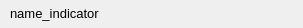
<?xml version="1.0" encoding="UTF-8"?>
<ui version="4.0">
 <class>Form</class>
 <widget class="QWidget" name="Form">
  <property name="geometry">
   <rect>
    <x>0</x>
    <y>0</y>
    <width>303</width>
    <height>28</height>
   </rect>
  </property>
  <property name="minimumSize">
   <size>
    <width>0</width>
    <height>28</height>
   </size>
  </property>
  <property name="maximumSize">
   <size>
    <width>16777215</width>
    <height>28</height>
   </size>
  </property>
  <property name="windowTitle">
   <string>Form</string>
  </property>
  <property name="styleSheet">
   <string notr="true"/>
  </property>
  <layout class="QHBoxLayout" name="horizontalLayout">
   <property name="spacing">
    <number>0</number>
   </property>
   <property name="leftMargin">
    <number>0</number>
   </property>
   <property name="topMargin">
    <number>0</number>
   </property>
   <property name="rightMargin">
    <number>0</number>
   </property>
   <property name="bottomMargin">
    <number>0</number>
   </property>
   <item>
    <widget class="QFrame" name="frame">
     <property name="minimumSize">
      <size>
       <width>0</width>
       <height>28</height>
      </size>
     </property>
     <property name="maximumSize">
      <size>
       <width>16777215</width>
       <height>28</height>
      </size>
     </property>
     <property name="styleSheet">
      <string notr="true"/>
     </property>
     <property name="frameShape">
      <enum>QFrame::Shape::NoFrame</enum>
     </property>
     <property name="frameShadow">
      <enum>QFrame::Shadow::Plain</enum>
     </property>
     <layout class="QHBoxLayout" name="horizontalLayout_2">
      <property name="spacing">
       <number>5</number>
      </property>
      <property name="leftMargin">
       <number>10</number>
      </property>
      <property name="topMargin">
       <number>0</number>
      </property>
      <property name="rightMargin">
       <number>2</number>
      </property>
      <property name="bottomMargin">
       <number>0</number>
      </property>
      <item>
       <widget class="QLabel" name="name">
        <property name="sizePolicy">
         <sizepolicy hsizetype="Preferred" vsizetype="Preferred">
          <horstretch>0</horstretch>
          <verstretch>0</verstretch>
         </sizepolicy>
        </property>
        <property name="minimumSize">
         <size>
          <width>0</width>
          <height>25</height>
         </size>
        </property>
        <property name="maximumSize">
         <size>
          <width>16777215</width>
          <height>25</height>
         </size>
        </property>
        <property name="font">
         <font>
          <family>Segoe UI</family>
          <pointsize>10</pointsize>
          <italic>false</italic>
          <bold>false</bold>
          <stylestrategy>PreferAntialias</stylestrategy>
         </font>
        </property>
        <property name="styleSheet">
         <string notr="true"/>
        </property>
        <property name="text">
         <string>name_indicator</string>
        </property>
        <property name="scaledContents">
         <bool>true</bool>
        </property>
        <property name="alignment">
         <set>Qt::AlignmentFlag::AlignLeading|Qt::AlignmentFlag::AlignLeft|Qt::AlignmentFlag::AlignVCenter</set>
        </property>
        <property name="wordWrap">
         <bool>false</bool>
        </property>
        <property name="margin">
         <number>0</number>
        </property>
       </widget>
      </item>
      <item>
       <widget class="QPushButton" name="showhide">
        <property name="sizePolicy">
         <sizepolicy hsizetype="Preferred" vsizetype="Preferred">
          <horstretch>0</horstretch>
          <verstretch>0</verstretch>
         </sizepolicy>
        </property>
        <property name="minimumSize">
         <size>
          <width>25</width>
          <height>25</height>
         </size>
        </property>
        <property name="maximumSize">
         <size>
          <width>25</width>
          <height>25</height>
         </size>
        </property>
        <property name="styleSheet">
         <string notr="true"/>
        </property>
        <property name="text">
         <string/>
        </property>
        <property name="icon">
         <iconset resource="../../../gui/qfluentwidgets/_rc/resource.qrc">
          <normaloff>:/qfluentwidgets/images/icons/eye_drawing.svg</normaloff>:/qfluentwidgets/images/icons/eye_drawing.svg</iconset>
        </property>
        <property name="flat">
         <bool>true</bool>
        </property>
       </widget>
      </item>
      <item>
       <widget class="QPushButton" name="btn_indicator_setting">
        <property name="sizePolicy">
         <sizepolicy hsizetype="Preferred" vsizetype="Preferred">
          <horstretch>0</horstretch>
          <verstretch>0</verstretch>
         </sizepolicy>
        </property>
        <property name="minimumSize">
         <size>
          <width>25</width>
          <height>25</height>
         </size>
        </property>
        <property name="maximumSize">
         <size>
          <width>25</width>
          <height>25</height>
         </size>
        </property>
        <property name="styleSheet">
         <string notr="true"/>
        </property>
        <property name="text">
         <string/>
        </property>
        <property name="icon">
         <iconset resource="../../../gui/qfluentwidgets/_rc/resource.qrc">
          <normaloff>:/qfluentwidgets/images/icons/Setting_white.svg</normaloff>:/qfluentwidgets/images/icons/Setting_white.svg</iconset>
        </property>
        <property name="iconSize">
         <size>
          <width>16</width>
          <height>16</height>
         </size>
        </property>
        <property name="flat">
         <bool>true</bool>
        </property>
       </widget>
      </item>
      <item>
       <widget class="QPushButton" name="btn_indicator_close">
        <property name="sizePolicy">
         <sizepolicy hsizetype="Preferred" vsizetype="Preferred">
          <horstretch>0</horstretch>
          <verstretch>0</verstretch>
         </sizepolicy>
        </property>
        <property name="minimumSize">
         <size>
          <width>25</width>
          <height>25</height>
         </size>
        </property>
        <property name="maximumSize">
         <size>
          <width>25</width>
          <height>25</height>
         </size>
        </property>
        <property name="styleSheet">
         <string notr="true"/>
        </property>
        <property name="text">
         <string/>
        </property>
        <property name="icon">
         <iconset resource="../../../gui/qfluentwidgets/_rc/resource.qrc">
          <normaloff>:/qfluentwidgets/images/icons/Close_white.svg</normaloff>:/qfluentwidgets/images/icons/Close_white.svg</iconset>
        </property>
        <property name="iconSize">
         <size>
          <width>12</width>
          <height>12</height>
         </size>
        </property>
        <property name="autoDefault">
         <bool>false</bool>
        </property>
        <property name="default">
         <bool>false</bool>
        </property>
        <property name="flat">
         <bool>true</bool>
        </property>
       </widget>
      </item>
      <item>
       <widget class="QPushButton" name="btn_more_option">
        <property name="sizePolicy">
         <sizepolicy hsizetype="Preferred" vsizetype="Preferred">
          <horstretch>0</horstretch>
          <verstretch>0</verstretch>
         </sizepolicy>
        </property>
        <property name="minimumSize">
         <size>
          <width>25</width>
          <height>25</height>
         </size>
        </property>
        <property name="maximumSize">
         <size>
          <width>25</width>
          <height>25</height>
         </size>
        </property>
        <property name="styleSheet">
         <string notr="true"/>
        </property>
        <property name="text">
         <string/>
        </property>
        <property name="icon">
         <iconset resource="../../../gui/qfluentwidgets/_rc/resource.qrc">
          <normaloff>:/qfluentwidgets/images/icons/More_white.svg</normaloff>:/qfluentwidgets/images/icons/More_white.svg</iconset>
        </property>
        <property name="flat">
         <bool>true</bool>
        </property>
       </widget>
      </item>
     </layout>
    </widget>
   </item>
  </layout>
 </widget>
 <resources>
  <include location="../../../gui/qfluentwidgets/_rc/resource.qrc"/>
 </resources>
 <connections/>
</ui>
